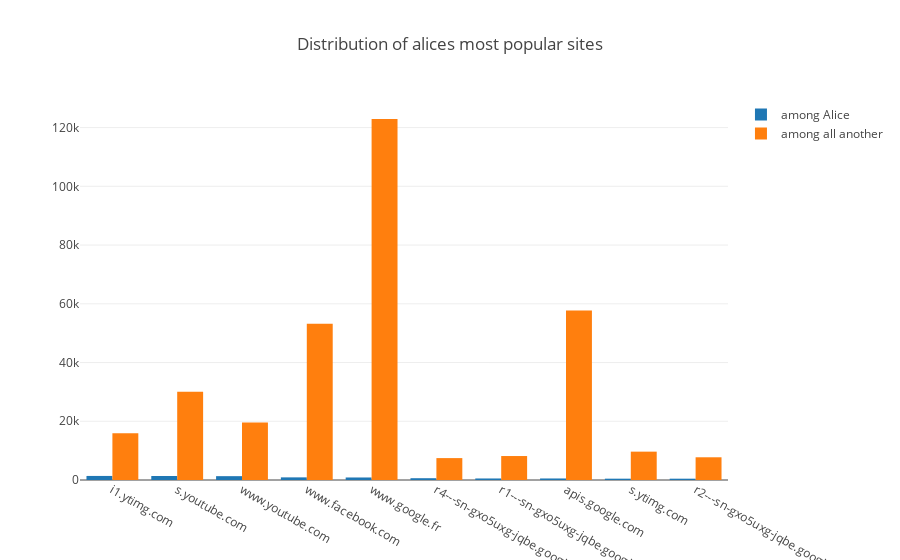

The cell this chart's notebook holds for it:
### Code cell
data5 = [
    go.Bar(y=top_sites_alice, x=alices_top_names, name='among Alice'),
    go.Bar(y=alices_pop_sites, x=alices_top_names, name='among all another')
]
fig = go.Figure(data=data5, layout={'title': 'Distribution of alices most popular sites'})
iplot(fig)

### Figure 1 — Plotly figure (JSON) as saved in the notebook; plotly's stock layout.template omitted (floating-point values rounded to 4 significant figures)
{"data": [{"name": "among Alice", "type": "bar", "x": ["i1.ytimg.com", "s.youtube.com", "www.youtube.com", "www.facebook.com", "www.google.fr", "r4---sn-gxo5uxg-jqbe.googlevideo.com", "r1---sn-gxo5uxg-jqbe.googlevideo.com", "apis.google.com", "s.ytimg.com", "r2---sn-gxo5uxg-jqbe.googlevideo.com"], "y": [1382, 1354, 1307, 897, 857, 609, 522, 522, 451, 447]}, {"name": "among all another", "type": "bar", "x": ["i1.ytimg.com", "s.youtube.com", "www.youtube.com", "www.facebook.com", "www.google.fr", "r4---sn-gxo5uxg-jqbe.googlevideo.com", "r1---sn-gxo5uxg-jqbe.googlevideo.com", "apis.google.com", "s.ytimg.com", "r2---sn-gxo5uxg-jqbe.googlevideo.com"], "y": [15888, 30037, 19615, 53197, 122919, 7457, 8160, 57736, 9654, 7737]}], "layout": {"title": "Distribution of alices most popular sites"}}
